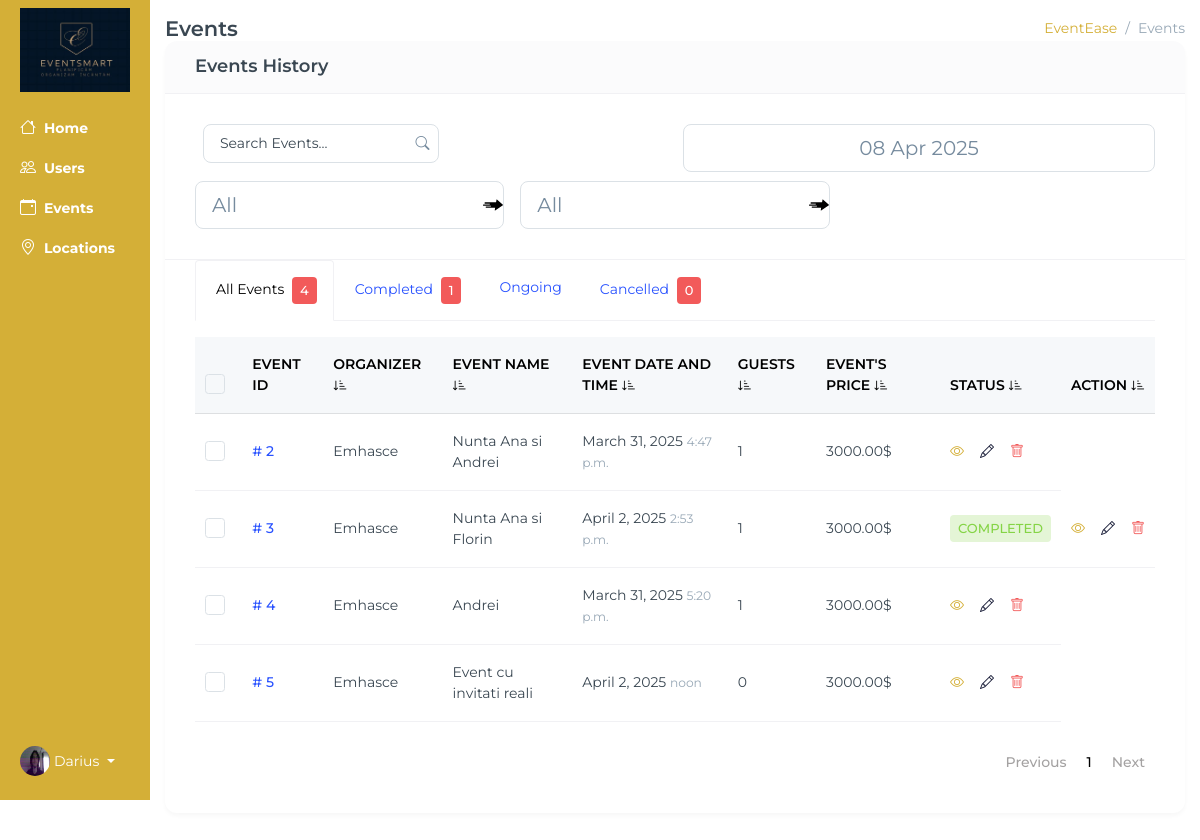
The app's page /admin-events (signed in), older data.
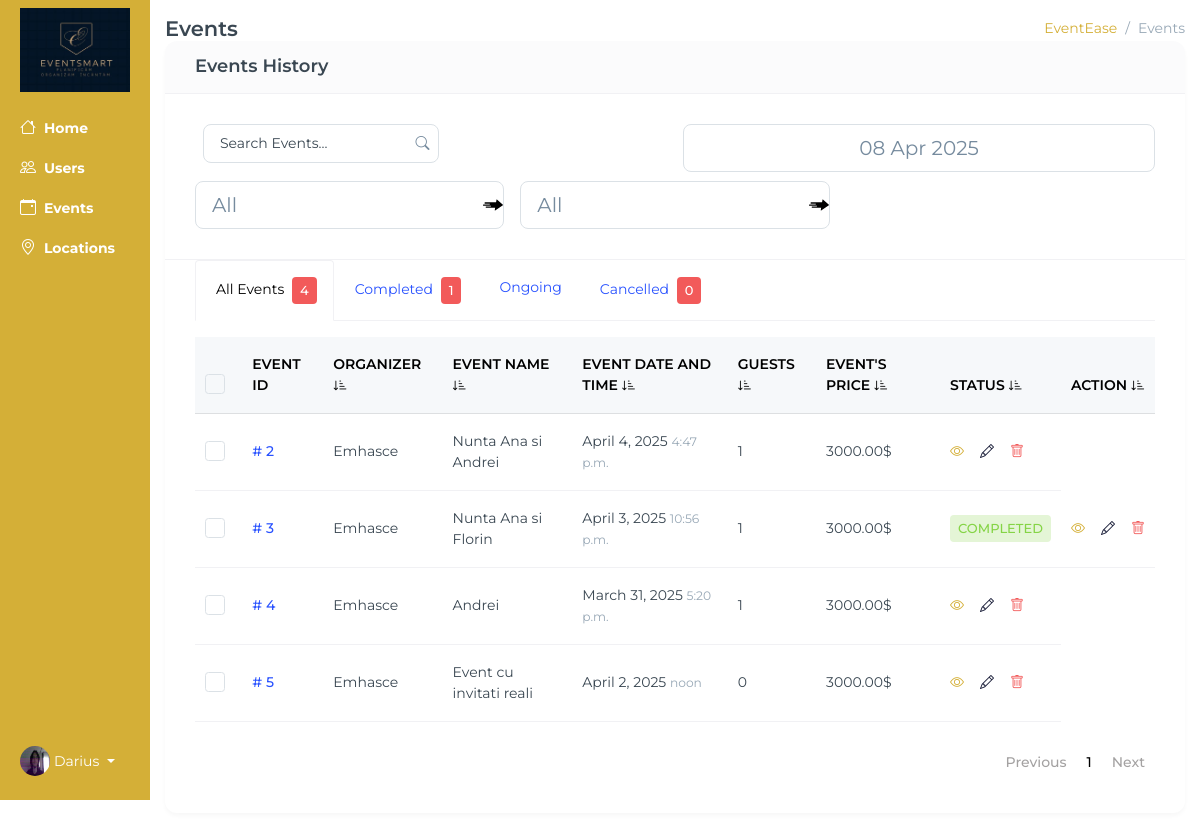
The same page, newer data.
### base/models.py (models this page shows, shortened)
class Location(models.Model):
    owner = models.ForeignKey(User, on_delete=models.SET_NULL, null=True)
    name = models.CharField(max_length=100)
    description = models.TextField(null=True, blank=True)
    gallery = models.ImageField(upload_to='images/', null=True, blank=True)
    location = models.TextField(max_length=30)
    types = models.ManyToManyField(Type, blank=True)
    seats_numbers = models.IntegerField(null=True, blank=True)
    created_at = models.DateTimeField(auto_now_add=True)
    cost = models.DecimalField(max_digits=12, decimal_places=2,default=3000)
    number = models.CharField(max_length=20, default="+(40) 74 83 64 823")
    def __str__(self):
        return self.name

class Event(models.Model):
    location = models.ForeignKey(Location, on_delete=models.SET_NULL, null=True, blank=True)
    event_name = models.CharField(max_length=100)
    event_date = models.DateField()
    event_time = models.TimeField()
    event_description = models.TextField(null=True, blank=True)
    created_at = models.DateTimeField(auto_now_add=True)
    guests = models.ManyToManyField(Guests, related_name='events', blank=True)
    completed = models.BooleanField(default=False)
    types = models.ManyToManyField(Type, blank=True)
    cost = models.DecimalField(max_digits=10, decimal_places=2, default=3000)
    updated_at = models.DateTimeField(auto_now=True)
    is_canceled = models.BooleanField(default=False)
    organized_by = models.ForeignKey(
        User,
        on_delete=models.CASCADE,
        related_name="organized_events",
        blank=True,
        null=True
    )

### base/views.py (the view)
@login_required(login_url='login')
def admin_events(request):
    if not request.user.is_superuser:
        return HttpResponseForbidden("You do not have permission to access this page.")
    events = Event.objects.all()
    users = User.objects.filter(is_superuser=False).exclude(username="defaultuser")
    types = Type.objects.all()
    types_with_event_count = []
    for type in types:
        event_count = Event.objects.filter(types=type).count()
        types_with_event_count.append({'type': type.name, 'count': event_count})
    events_count = events.count()
    detailed_events = []
    today = datetime.today()
    for event in events:
        guest_count = event.guests.count()
        event_types = [type.name for type in event.types.all()]
        detailed_events.append({
            'id':event.id,
            'cost':event.cost,
            'name': event.event_name,
            'location': event.location,
            'event_date': event.event_date,
            'event_time': event.event_time,
            'completed': event.completed,
            'cancelled': event.is_canceled,
            'types': event_types,
            'guest_count': guest_count,
            'organized_by':event.organized_by
        })
    detailed_incompleted_events = []
    finished_count = 0
    cancelled_count = 0
    for item in detailed_events:
        if item['completed'] == True:
            finished_count += 1
        elif item['cancelled'] == True:
            cancelled_count += 1
            detailed_incompleted_events.append(item)
    today_date = today.date()
    today_time = today.strftime("%H:%M:%S")
    context = {
        'cancelled_count':cancelled_count,
        'today_date':today_date,
        'today_time':today_time,
        'finished_count':finished_count,
        'detailed_incompleted_events':detailed_incompleted_events,
        'detailed_events': detailed_events,
        'events_count': events_count,
        'types_with_event_count': types_with_event_count,
        'events': events,
        'users': users
    }
    return render(request, 'base/admin-events.html', context)

### base/context_processors.py (called while the page is built)
def media_url(request):
    return {
        'MEDIA_URL': settings.MEDIA_URL
    }

### base/templates/base/admin-events.html (shortened to what the changed rows need)
{% extends 'main.html' %}
{% block content %}
<div class="container-fluid">
    <div class="row flex-nowrap">
        <div class="col py-3 events">
            <div class="row">
                <div class="col-lg-12">
                    <div class="card" id="orderList">
                        <div class="card-body pt-0">
                            <div>
                                <div class="table-responsive table-card mb-1">
                                    <div id="home1" class="tab-pane fade show active">
                                        <table class="table table-nowrap align-middle" id="orderTable">
                                            <thead class="text-muted table-light">
                                                <tr class="text-uppercase">
                                                    <th scope="col" style="width: 25px;">
                                                        <div class="form-check">
                                                            <input class="form-check-input" type="checkbox" id="checkAll" value="option">
                                                        </div>
                                                    </th>
                                                    <th class="sort" data-sort="id">Event ID </th>
<th class="sort" data-sort="event_organizer">Organizer <i class="bi bi-sort-down-alt"></i></th>
<th class="sort asc" data-sort="event_name">Event Name <i class="bi bi-sort-down-alt"></i></th>
<th class="sort" data-sort="date">Event Date and Time <i class="bi bi-sort-down-alt"></i></th>
<th class="sort" data-sort="amount">Guests <i class="bi bi-sort-down-alt"></i></th>
<th class="sort" data-sort="payment">Event's Price <i class="bi bi-sort-down-alt"></i></th>
<th class="sort" data-sort="status">Status <i class="bi bi-sort-down-alt"></i></th>
<th class="sort" data-sort="city">Action <i class="bi bi-sort-down-alt"></i></th>
                                                </tr>
                                            </thead>
                                            <tbody class="list form-check-all">
                                                {% for item in detailed_events %}
                                                        <tr>
                                                            <th scope="row">
                                                                <div class="form-check">
                                                                    <input class="form-check-input" type="checkbox" name="checkAll" value="option{{ forloop.counter0 }}">
                                                                </div>
                                                            </th>
                                                            <td class="id"><a href="{% url 'admin-view-event' item.name %}" class="fw-medium link-primary"> # {{ item.id }} </a></td>
                                                            <td class="event_organizer"> {{ item.organized_by }} </td>
                                                            <td class="event_name"> {{ item.name }} </td>
                                                            <td class="event_date"> {{ item.event_date }} <small class="text-muted"> {{ item.event_time }} </small></td>
                                                            <td class="amount"> {{ item.guest_count }} </td>
                                                            <td class="payment"> {{ item.cost }}$ </td>
                                                            {% if item.cancelled %}
    <td class="status"><span class="badge bg-danger-subtle text-danger text-uppercase">Cancelled</span></td>
{% elif item.event_date > today_date%}
    <td class="status"><span class="badge bg-info-subtle text-info text-uppercase">Upcoming</span></td>
{% elif item.completed %}
    <td class="status"><span class="badge bg-success-subtle text-success text-uppercase">Completed</span></td>
{% elif item.event_date == today_date and item.event_time > today_time %}
    <td class="status"><span class="badge bg-success-subtle text-success text-uppercase">Ongoing</span></td>
{% endif %}
                                                            <td>
                                                                <ul class="list-inline hstack gap-2 mb-0">
                                                                    <li class="list-inline-item" data-bs-toggle="tooltip" data-bs-trigger="hover" data-bs-placement="top" title="View">
                                                                        <a href="{% url 'admin-view-event' item.name %}" class="text-primary d-inline-block">
                                                                            <i style="color:#D4AF37;" class="bi bi-eye fs-16"></i>
                                                                        </a>
                                                                    </li>
                                                                    <li class="list-inline-item edit" data-bs-toggle="tooltip" data-bs-trigger="hover" data-bs-placement="top" title="Edit">
                                                                        <a href="#showModal" data-bs-toggle="modal" class="text-primary d-inline-block edit-item-btn" data-id="{{ item.id }}, {{ item.cost }}, {{ item.name }}, {{ item.organized_by }}, {{ item.location }}, {{ item.event_date }}">
                                                                            <i style="color:rgb(20, 24, 52);" class="bi bi-pencil fs-16"></i>
                                                                        </a>
                                                                    </li>
                                                                    <li class="list-inline-item" data-bs-toggle="tooltip" data-bs-trigger="hover" data-bs-placement="top" title="Remove">
                                                                        <a class="text-danger d-inline-block remove-item-btn" data-bs-toggle="modal" href="#deleteOrder">
                                                                            <i class="bi bi-trash fs-16"></i>
                                                                        </a>
                                                                    </li>
                                                                </ul>
                                                            </td>
                                                        </tr>
                                                {% endfor %}
                                            </tbody>
                                        </table>
                                    </div>
                                </div>
                            </div>
                        </div>
                    </div>
                </div>
            </div>
        </div>
    </div>
</div>
{% endblock content %}

Row changes from the older to the newer data that the page shows:
changed through a linked row, Location "Emhasce": event_date "March 31, 2025" → "April 4, 2025"; event_date "April 2, 2025" → "April 3, 2025"; event_time "2:53 p.m." → "10:56 p.m."
